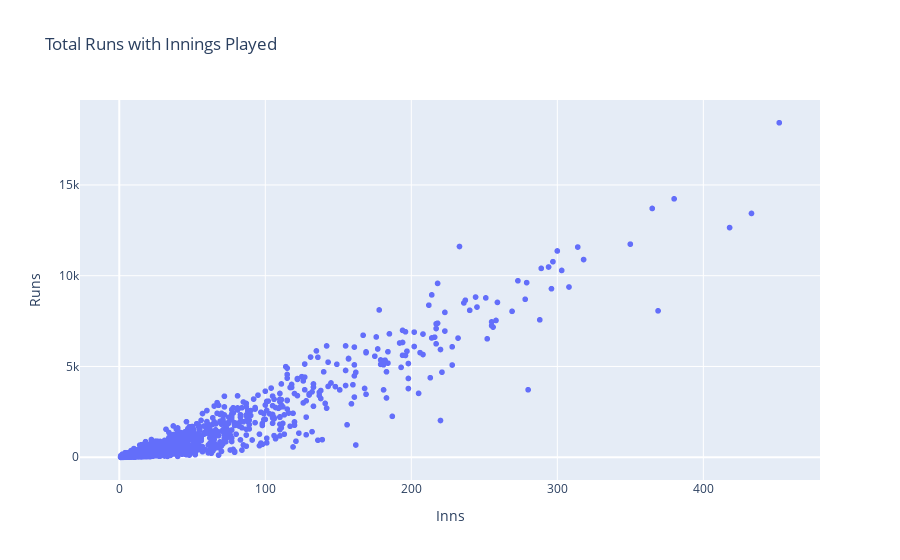

Notebook source saved alongside this figure:
### Code cell
fig = px.scatter(df, x='Inns', y='Runs', title='Total Runs with Innings Played')
fig.show()

### Figure 1 — Plotly figure (JSON) as saved in the notebook; plotly's stock layout.template omitted (floating-point values rounded to 4 significant figures; data arrays with more than 128 entries replaced by an {"elided": "..."} marker saying what was removed)
{"data": [{"hovertemplate": "Inns=%{x}<br>Runs=%{y}<extra></extra>", "legendgroup": "", "marker": {"color": "#636efa", "symbol": "circle"}, "mode": "markers", "name": "", "showlegend": false, "type": "scattergl", "x": {"elided": "2370 int values"}, "xaxis": "x", "y": {"elided": "2370 int values"}, "yaxis": "y"}], "layout": {"legend": {"tracegroupgap": 0}, "title": {"text": "Total Runs with Innings Played"}, "xaxis": {"anchor": "y", "domain": [0, 1], "title": {"text": "Inns"}}, "yaxis": {"anchor": "x", "domain": [0, 1], "title": {"text": "Runs"}}}}
